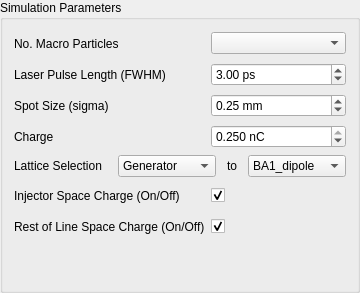
         <widget class="QGroupBox" name="simulation_parameter_groupbox">
          <property name="sizePolicy">
           <sizepolicy hsizetype="Preferred" vsizetype="Preferred">
            <horstretch>0</horstretch>
            <verstretch>0</verstretch>
           </sizepolicy>
          </property>
          <property name="minimumSize">
           <size>
            <width>360</width>
            <height>0</height>
           </size>
          </property>
          <property name="maximumSize">
           <size>
            <width>360</width>
            <height>16777215</height>
           </size>
          </property>
          <property name="autoFillBackground">
           <bool>false</bool>
          </property>
          <property name="title">
           <string>Simulation Parameters</string>
          </property>
          <property name="flat">
           <bool>false</bool>
          </property>
          <layout class="QGridLayout" name="gridLayout_4">
           <item row="0" column="1">
            <widget class="QComboBox" name="macro_particle">
             <property name="minimumSize">
              <size>
               <width>130</width>
               <height>0</height>
              </size>
             </property>
             <property name="accessibleName">
              <string>generator:number_of_particles:value</string>
             </property>
             <property name="currentIndex">
              <number>-1</number>
             </property>
            </widget>
           </item>
           <item row="3" column="0">
            <widget class="QLabel" name="charge_label">
             <property name="minimumSize">
              <size>
               <width>0</width>
               <height>25</height>
              </size>
             </property>
             <property name="text">
              <string>Charge</string>
             </property>
            </widget>
           </item>
           <item row="2" column="1">
            <widget class="QDoubleSpinBox" name="doubleSpinBox_3">
             <property name="maximumSize">
              <size>
               <width>150</width>
               <height>16777215</height>
              </size>
             </property>
             <property name="accessibleName">
              <string>generator:spot_size:value</string>
             </property>
             <property name="suffix">
              <string> mm</string>
             </property>
             <property name="maximum">
              <double>1.000000000000000</double>
             </property>
             <property name="singleStep">
              <double>0.010000000000000</double>
             </property>
             <property name="value">
              <double>0.250000000000000</double>
             </property>
            </widget>
           </item>
           <item row="1" column="0">
            <widget class="QLabel" name="laser_pulse_length_label">
             <property name="minimumSize">
              <size>
               <width>0</width>
               <height>25</height>
              </size>
             </property>
             <property name="text">
              <string>Laser Pulse Length (FWHM)</string>
             </property>
            </widget>
           </item>
           <item row="2" column="0">
            <widget class="QLabel" name="spot_size_label">
             <property name="minimumSize">
              <size>
               <width>0</width>
               <height>25</height>
              </size>
             </property>
             <property name="text">
              <string>Spot Size (sigma)</string>
             </property>
            </widget>
           </item>
           <item row="0" column="0">
            <widget class="QLabel" name="macro_particle_label">
             <property name="minimumSize">
              <size>
               <width>0</width>
               <height>25</height>
              </size>
             </property>
             <property name="text">
              <string>No. Macro Particles</string>
             </property>
            </widget>
           </item>
           <item row="1" column="1">
            <widget class="QDoubleSpinBox" name="doubleSpinBox_2">
             <property name="maximumSize">
              <size>
               <width>150</width>
               <height>16777215</height>
              </size>
             </property>
             <property name="accessibleName">
              <string>generator:sig_clock:value</string>
             </property>
             <property name="suffix">
              <string> ps</string>
             </property>
             <property name="maximum">
              <double>10.000000000000000</double>
             </property>
             <property name="singleStep">
              <double>0.100000000000000</double>
             </property>
             <property name="value">
              <double>3.000000000000000</double>
             </property>
            </widget>
           </item>
           <item row="3" column="1">
            <widget class="QDoubleSpinBox" name="doubleSpinBox_4">
             <property name="maximumSize">
              <size>
               <width>150</width>
               <height>16777215</height>
              </size>
             </property>
             <property name="accessibleName">
              <string>generator:charge:value</string>
             </property>
             <property name="suffix">
              <string> nC</string>
             </property>
             <property name="decimals">
              <number>3</number>
             </property>
             <property name="minimum">
              <double>0.005000000000000</double>
             </property>
             <property name="maximum">
              <double>0.250000000000000</double>
             </property>
             <property name="singleStep">
              <double>0.005000000000000</double>
             </property>
             <property name="value">
              <double>0.250000000000000</double>
             </property>
            </widget>
           </item>
           <item row="6" column="1">
            <widget class="QCheckBox" name="rest_of_line_space_charge">
             <property name="sizePolicy">
              <sizepolicy hsizetype="Preferred" vsizetype="Preferred">
               <horstretch>0</horstretch>
               <verstretch>0</verstretch>
              </sizepolicy>
             </property>
             <property name="accessibleName">
              <string>simulation:rest_of_line_space_charge</string>
             </property>
             <property name="text">
              <string/>
             </property>
             <property name="checked">
              <bool>true</bool>
             </property>
            </widget>
           </item>
           <item row="5" column="1">
            <widget class="QCheckBox" name="injector_space_charge">
             <property name="sizePolicy">
              <sizepolicy hsizetype="Preferred" vsizetype="Preferred">
               <horstretch>0</horstretch>
               <verstretch>0</verstretch>
              </sizepolicy>
             </property>
             <property name="accessibleName">
              <string>simulation:injector_space_charge</string>
             </property>
             <property name="text">
              <string/>
             </property>
             <property name="checked">
              <bool>true</bool>
             </property>
            </widget>
           </item>
           <item row="7" column="0">
            <spacer name="verticalSpacer">
             <property name="orientation">
              <enum>Qt::Vertical</enum>
             </property>
             <property name="sizeHint" stdset="0">
              <size>
               <width>20</width>
               <height>40</height>
              </size>
             </property>
            </spacer>
           </item>
           <item row="5" column="0">
            <widget class="QLabel" name="injector_space_charge_switch_label">
             <property name="sizePolicy">
              <sizepolicy hsizetype="Preferred" vsizetype="Preferred">
               <horstretch>0</horstretch>
               <verstretch>0</verstretch>
              </sizepolicy>
             </property>
             <property name="minimumSize">
              <size>
               <width>180</width>
               <height>25</height>
              </size>
             </property>
             <property name="text">
              <string>Injector Space Charge (On/Off)</string>
             </property>
            </widget>
           </item>
           <item row="6" column="0">
            <widget class="QLabel" name="rest_of_line_space_charge_switch_label">
             <property name="sizePolicy">
              <sizepolicy hsizetype="Preferred" vsizetype="Preferred">
               <horstretch>0</horstretch>
               <verstretch>0</verstretch>
              </sizepolicy>
             </property>
             <property name="minimumSize">
              <size>
               <width>0</width>
               <height>25</height>
              </size>
             </property>
             <property name="text">
              <string>Rest of Line Space Charge (On/Off)</string>
             </property>
            </widget>
           </item>
           <item row="4" column="0" colspan="2">
            <widget class="QWidget" name="widget" native="true">
             <property name="enabled">
              <bool>true</bool>
             </property>
             <layout class="QGridLayout" name="gridLayout_5">
              <property name="leftMargin">
               <number>0</number>
              </property>
              <property name="topMargin">
               <number>0</number>
              </property>
              <property name="rightMargin">
               <number>0</number>
              </property>
              <property name="bottomMargin">
               <number>0</number>
              </property>
              <item row="0" column="2">
               <widget class="QComboBox" name="starting_lattice">
                <property name="enabled">
                 <bool>true</bool>
                </property>
                <property name="sizePolicy">
                 <sizepolicy hsizetype="Preferred" vsizetype="Preferred">
                  <horstretch>0</horstretch>
                  <verstretch>0</verstretch>
                 </sizepolicy>
                </property>
                <property name="minimumSize">
                 <size>
                  <width>96</width>
                  <height>0</height>
                 </size>
                </property>
                <property name="maximumSize">
                 <size>
                  <width>100</width>
                  <height>16777215</height>
                 </size>
                </property>
                <property name="accessibleName">
                 <string>simulation:starting_lattice</string>
                </property>
                <item>
                 <property name="text">
                  <string>Generator</string>
                 </property>
                </item>
                <item>
                 <property name="text">
                  <string>Injector</string>
                 </property>
                </item>
                <item>
                 <property name="text">
                  <string>S02</string>
                 </property>
                </item>
                <item>
                 <property name="text">
                  <string>C2V</string>
                 </property>
                </item>
                <item>
                 <property name="text">
                  <string>VELA</string>
                 </property>
                </item>
                <item>
                 <property name="text">
                  <string>BA1</string>
                 </property>
                </item>
                <item>
                 <property name="text">
                  <string>BA1_dipole</string>
                 </property>
                </item>
               </widget>
              </item>
              <item row="0" column="3">
               <widget class="QLabel" name="label">
                <property name="maximumSize">
                 <size>
                  <width>20</width>
                  <height>16777215</height>
                 </size>
                </property>
                <property name="text">
                 <string>to</string>
                </property>
                <property name="alignment">
                 <set>Qt::AlignCenter</set>
                </property>
               </widget>
              </item>
              <item row="0" column="4">
               <widget class="QComboBox" name="final_lattice">
                <property name="enabled">
                 <bool>true</bool>
                </property>
                <property name="sizePolicy">
                 <sizepolicy hsizetype="Preferred" vsizetype="Preferred">
                  <horstretch>0</horstretch>
                  <verstretch>0</verstretch>
                 </sizepolicy>
                </property>
                <property name="minimumSize">
                 <size>
                  <width>96</width>
                  <height>0</height>
                 </size>
                </property>
                <property name="maximumSize">
                 <size>
                  <width>100</width>
                  <height>16777215</height>
                 </size>
                </property>
                <property name="accessibleName">
                 <string>simulation:final_lattice</string>
                </property>
                <property name="currentIndex">
                 <number>6</number>
                </property>
                <property name="maxVisibleItems">
                 <number>6</number>
                </property>
                <item>
                 <property name="text">
                  <string>Generator</string>
                 </property>
                </item>
                <item>
                 <property name="text">
                  <string>Injector</string>
                 </property>
                </item>
                <item>
                 <property name="text">
                  <string>S02</string>
                 </property>
                </item>
                <item>
                 <property name="text">
                  <string>C2V</string>
                 </property>
                </item>
                <item>
                 <property name="text">
                  <string>VELA</string>
                 </property>
                </item>
                <item>
                 <property name="text">
                  <string>BA1</string>
                 </property>
                </item>
                <item>
                 <property name="text">
                  <string>BA1_dipole</string>
                 </property>
                </item>
               </widget>
              </item>
              <item row="0" column="1">
               <widget class="QLabel" name="starting_lattice_label">
                <property name="maximumSize">
                 <size>
                  <width>16777215</width>
                  <height>16777215</height>
                 </size>
                </property>
                <property name="text">
                 <string>Lattice Selection</string>
                </property>
               </widget>
              </item>
             </layout>
            </widget>
           </item>
          </layout>
         </widget>
